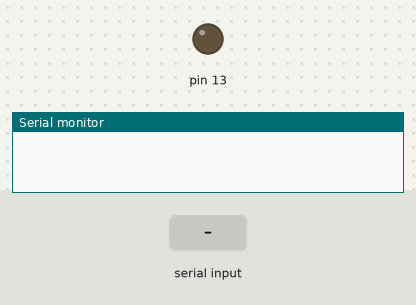
A sketch run on a simulated Arduino Uno, built with avr-gcc and run on an emulated ATmega328P. Shown: output pins drawn as LEDs (lit = HIGH), the last lines printed to the serial monitor. The test bench sets the inputs (shaded band).

Above: at 1.2 s.
1.3 s: "1" received over Serial
At 2.5 s:
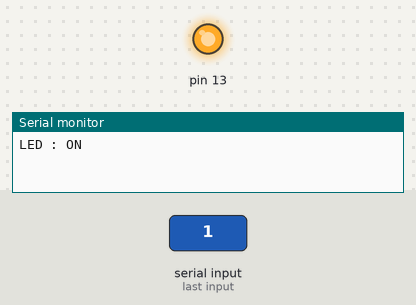
2.8 s: "0" received over Serial
At 3.9 s:
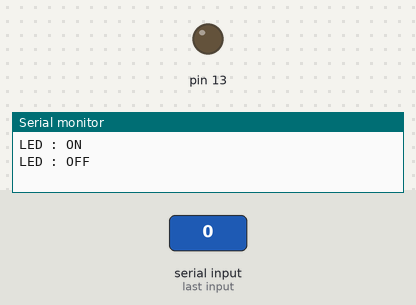
Timing chart, 0 to 5.8 s (numbered marks = the images above; inputs shaded):
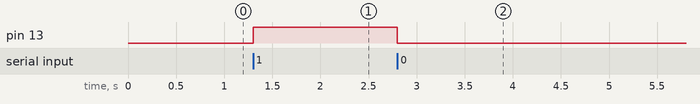

Measured:
- after the input at 1.3 s, pin 13: LOW → HIGH at once
- after the input at 2.8 s, pin 13: HIGH → LOW at once

The sketch:

blue_tooth.ino
```cpp
int state = 0;
void setup(){

  pinMode(13, OUTPUT);
  digitalWrite(13, LOW);
  Serial.begin(38400);

}

void loop(){

  if(Serial.available() > 0)
  {
    state=Serial.read();}

    if(state == '0')
    {
      digitalWrite(13, LOW);
      Serial.println("LED : OFF");
      state=0;
    }
    else if( state == '1')
    {
      digitalWrite(13, HIGH);
      Serial.println("LED : ON");
      state=0;
    }}
```
